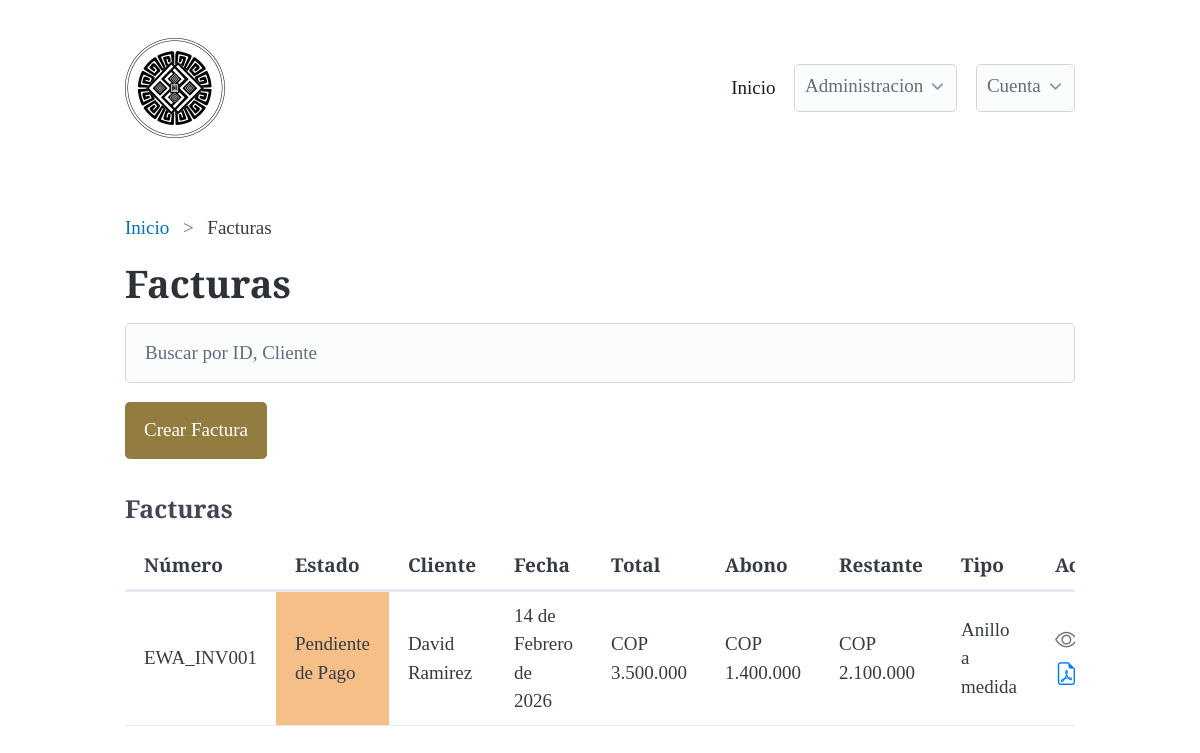
Screenshot of /invoices/invoices_list/ (signed in) with the database file from the repository.
### invoices/models.py (models this page shows, shortened)
class Invoice(models.Model):
    def generate_invoice_number():
        last_invoice = Invoice.objects.all().aggregate(Max('id'))['id__max']
        next_number = 1 if last_invoice is None else last_invoice + 1
        return f'EWA_INV{next_number:03d}'
    client = models.ForeignKey(Client, on_delete=models.CASCADE, null=True, blank=True)
    invoice_number = models.CharField(max_length=100, null=True, blank=True, default=generate_invoice_number)
    invoice_type = models.CharField(max_length=100, null=True, blank=True)
    invoice_date = models.DateField(null=False, blank=False, default=timezone.now)
    INVOICE_STATUS_CHOICES = [
        ('Pendiente de Pago', 'Pendiente de Pago'),
        ('Pagado', 'Pagado'),
        ('Cancelado', 'Cancelado'),
    ]
    invoice_status = models.CharField(max_length=100, null=True, blank=True, choices=INVOICE_STATUS_CHOICES, default='Pendiente de Pago')
    observation = models.TextField(null=True, blank=True)
    invoice_quantity = models.IntegerField(null=True, blank=True)
    invoice_discount = models.DecimalField(max_digits=10, decimal_places=2, null=True, blank=True)
    invoice_discount_description = models.CharField(max_length=100, null=True, blank=True)
    invoice_total = models.DecimalField(max_digits=10, decimal_places=2, null=True, blank=True)
    invoice_balance = models.DecimalField(max_digits=10, decimal_places=2, null=True, blank=True)
    additional_notes = models.TextField(null=True, blank=True)
    created_at = models.DateTimeField(auto_now_add=True)
    email_sent = models.BooleanField(null=True, blank=True, default=False)

### clients/models.py (models this page shows, shortened)
class Client(models.Model):
    created_at = models.DateTimeField(auto_now_add=True, null=True, blank=True)
    name = models.CharField(max_length=100, null=False, blank=False, validators=[MinLengthValidator(3)])
    email = models.EmailField(null=True, blank=True, validators=[EmailValidator])
    phone = models.CharField(max_length=15, null=True, blank=True, validators=[MinLengthValidator(10), RegexValidator(r'^\d{10}$')])
    address = models.TextField(max_length=255, null=True, blank=True)
    DOCUMENT_TYPE_CHOICES = [
        ('CC', 'Cédula de Ciudadanía'),
        ('TI', 'Tarjeta de Identidad'),
        ('CE', 'Cédula de Extranjería'),
        ('NIT', 'Número de Identificación Tributaria'),
        ('PAS', 'Pasaporte'),
    ]
    document_type = models.CharField(max_length=100, null=True, blank=True, choices=DOCUMENT_TYPE_CHOICES)
    document_number = models.CharField(max_length=100, null=True, blank=True)

### invoices/views.py (the view)
# urls.py: path('invoices_list/', views.InvoicesListView.as_view(), name='invoices_list'),
class InvoicesListView(LoginRequiredMixin, View):
    def get(self, request):
        invoices = Invoice.objects.all()
        for invoice in invoices:
            total = invoice.invoice_total or 0
            balance = invoice.invoice_balance or 0
            invoice.restante = total - balance
        context = {
            'invoices': invoices,
        }
        return render(request, 'invoices/invoices_list.html', context)

### invoices/templates/invoices/invoices_list.html (shortened to what this page needs)
{% extends "base.html" %}
{% load static %}
{% block breadcrumb %}
<nav aria-label="breadcrumb">
    <ul>
       <li><a href="{% url 'dashboard:dashboard' %}">Inicio</a></li>
       <li>Facturas</li>
    </ul>
  </nav>
{% endblock %}
{% block content %}
<h1>Facturas</h1>
{% include "includes/search_invoice.html" %}
<button onclick="window.location.href='{% url 'invoices:invoices_create' %}'">Crear Factura</button>
<div class="space-between">
<h3>Facturas</h3>
<div class="overflow-auto">
<table id="myTable">
    <thead>
        <tr>
            <th>Número</th>
            <th>Estado</th>
            <th>Cliente</th>
            <th>Fecha</th>
            <th>Total</th>
            <th>Abono</th>
            <th>Restante</th>
            <th>Tipo</th>
            <th>Acciones</th>
        </tr>
    </thead>
    <tbody>
        {% for invoice in invoices %}
            <tr>
                <td>{{ invoice.invoice_number }}</td>
                <td style="background-color: {% if invoice.invoice_status == 'Pendiente de Pago' %}#f6bf88{% elif invoice.invoice_status == 'Pagado' %}#d1f688{% else %}#f68888{% endif %};">
                    {{ invoice.invoice_status }}</td>
                <td>{{ invoice.client.name }}</td>
                <td>{{ invoice.invoice_date }}</td>
                <td>COP {{ invoice.invoice_total|floatformat:0 }}</td>
                <td>COP {{ invoice.invoice_balance|floatformat:0 }}</td>
                <td>COP {{ invoice.restante|floatformat:0 }}</td>
                <td>{{ invoice.invoice_type }}</td>
                <td>
                    <a class="observation-option" href="{% url 'invoices:invoices_detail' invoice.id %}" data-tooltip="Ver detalle">
                        <i class="bi bi-eye"></i>
                    </a>
                    <a class="generate-option" href="{% url 'invoices:generate_pdf_item' invoice.id %}" target="_blank" data-tooltip="Generar PDF">
                        <i class="bi bi-file-earmark-pdf"></i>
                    </a>
                </td>
            </tr>
        {% endfor %}
    </tbody>
  </table>
</div>
</div>
{% endblock %}

### static/css/style.css (style rules this page uses)
:root { font-family: 'Cormorant', serif; }
h1 { font-size: 2rem; font-weight: 700; font-family: 'Cormorant', serif; }
h3 { font-size: 1.3rem; font-weight: 700; font-family: 'Cormorant', serif; }
button { background-color: #927c3f; color: white; border: none; }
.space-between { margin-top: 35px; margin-bottom: 35px; }
.bi { font-size: 1.2em; }
.generate-option { color: #007bff; }
.observation-option { color: #6c757d; }

### rows the page displays
Invoice: invoice_number "EWA_INV001", invoice_status "Pendiente de Pago", client.name "David Ramirez", invoice_date "14 de Febrero de 2026", invoice_total "3.500.000", invoice_balance "1.400.000", restante "2.100.000", invoice_type "Anillo a medida"
